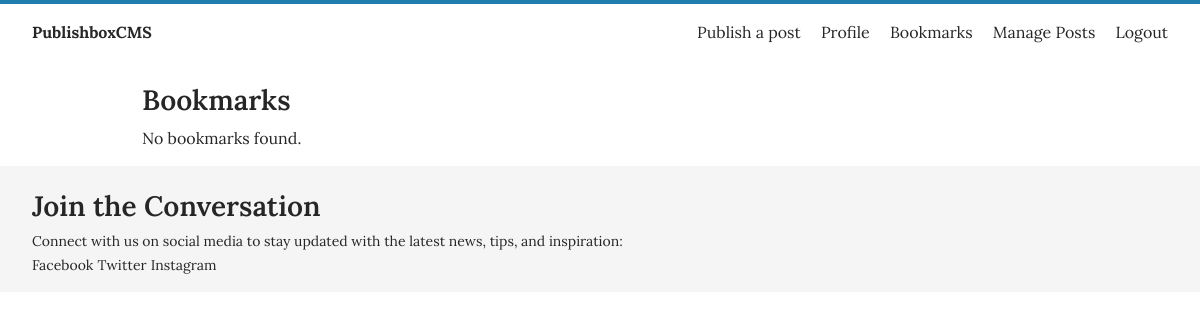
The page /post/favourites/ (signed in) on the database as committed earlier.
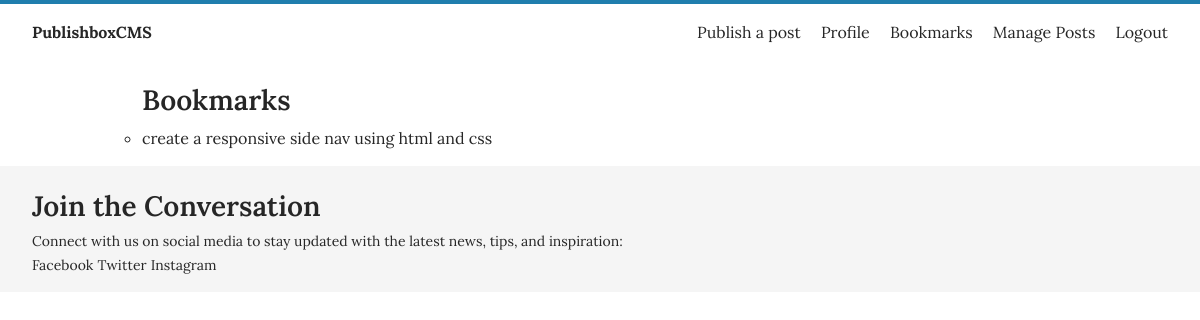
The same page on the database as committed later.
### main/models.py (models this page shows, shortened)
class Post(models.Model):
    title = models.CharField(max_length=200)
    tags = TaggableManager()
    content = RichTextField(blank=True, null=True)
    image = models.ImageField(upload_to='static/images', blank=True, null=True)
    image_credit = models.URLField(null=True, help_text="paste or type the link(optional)", blank=True)
    author = models.ForeignKey(settings.AUTH_USER_MODEL, on_delete=models.CASCADE, related_name='post')
    slug = models.SlugField(max_length=100, unique=True)
    updated = models.DateTimeField(auto_now=True)
    date_created = models.DateTimeField(default=timezone.now)
    status = models.IntegerField(choices=STATUS, default=0)
    likes = models.ManyToManyField(User, related_name='liked_posts', blank=True)
    view_count = models.IntegerField(default=0)
    favourite = models.ManyToManyField(User, related_name='favourite', blank=True)
    def get_absolute_url(self):
        return reverse('blog:detail', args=[self.slug])
    class Meta:
        ordering = ['date_created']
        verbose_name = 'Post'
        verbose_name_plural = 'Posts'

### main/views.py (the view)
# urls.py: path('post/favourites/', views.favourite_post_list, name='favourite_post_list'),
@login_required
def favourite_post_list(request):
    user = request.user
    favourite_posts = user.favourite.all()
    context = {
        'favourite_posts': favourite_posts,
    }
    return render(request, 'main/favourite_posts.html', context)

### main/templates/main/favourite_posts.html
{% extends 'base.html' %}
{% block main %}
<main class="container-sm">
    <h2>Bookmarks</h2>
        <ul>
            {% for bookmark in favourite_posts %}
                <li>
                    <a href="{{ bookmark.get_absolute_url }}">{{ bookmark.title }}</a>
                </li>
                {% empty %}
                <p>No bookmarks found.</p>
            {% endfor %}
        </ul>
    </main>
{% endblock %}

Rows that differ between the two databases and show on the page:
now on this page (row edited): Post: title "create a responsive side nav using html and css"
Other text that changed with them:
text no longer shown: "No bookmarks found."
